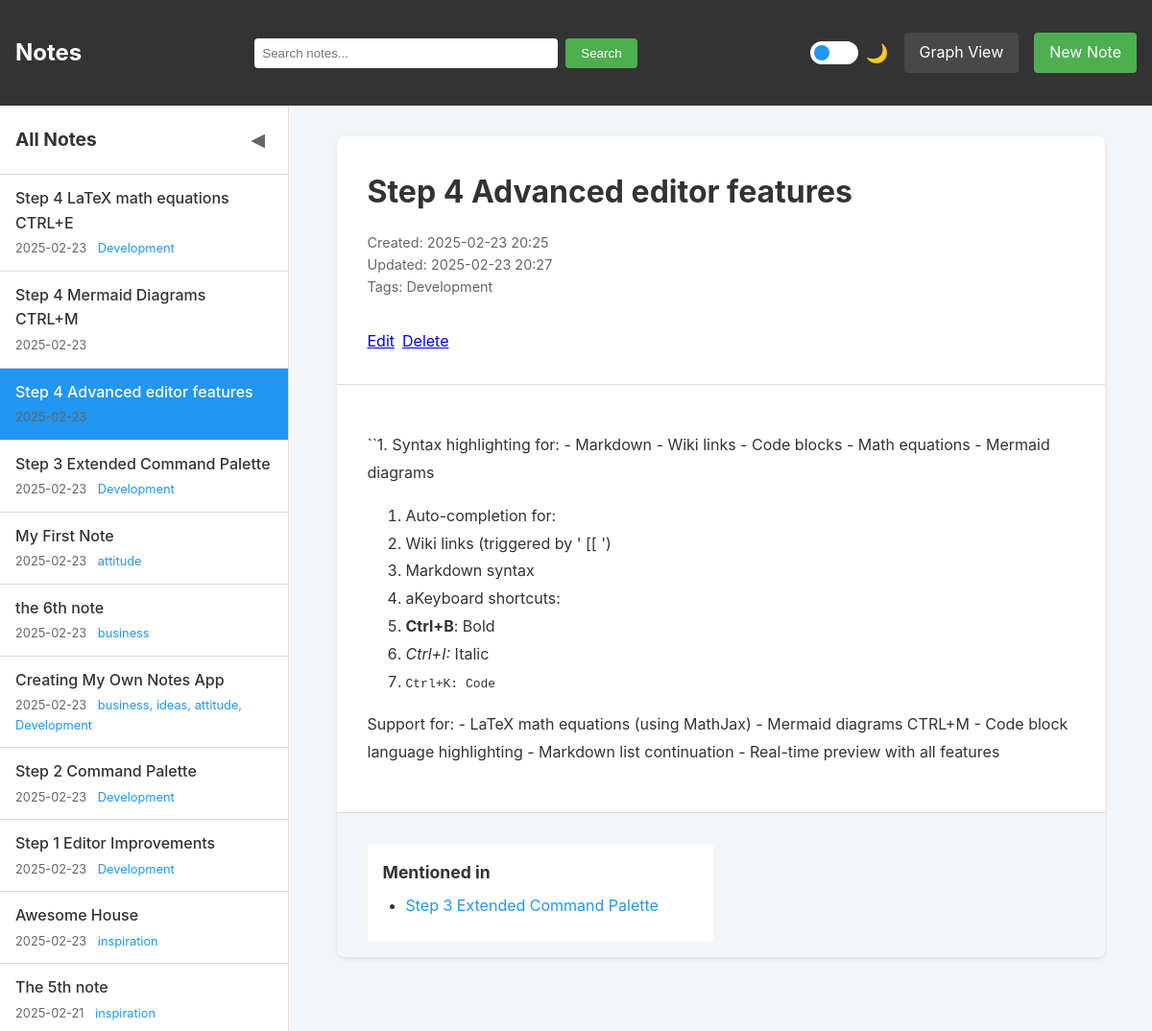
The page /note/10 on the database as committed earlier.
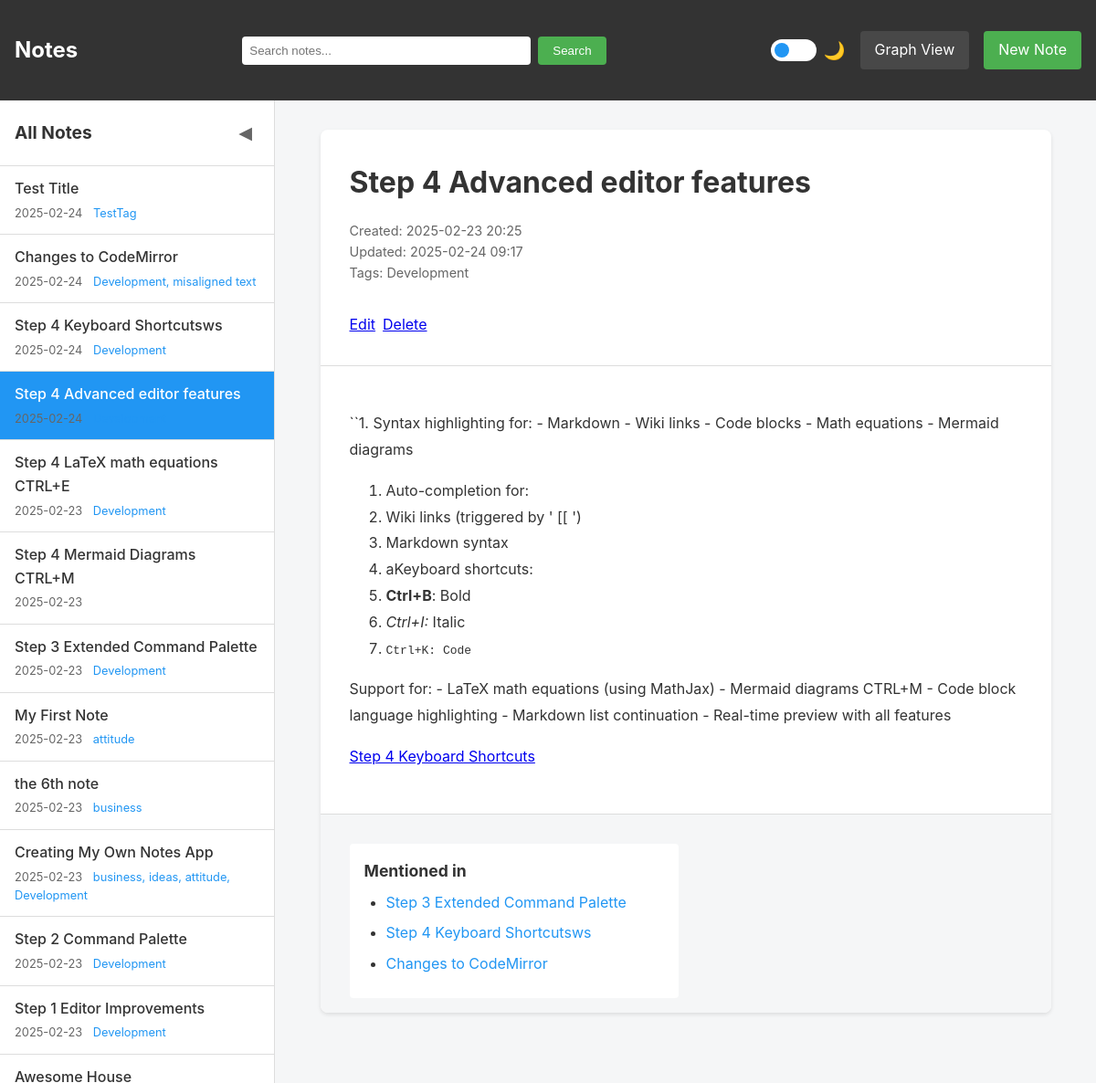
The same page on the database as committed later.
### main.py (models this page shows)
class Note(db.Model):
    id = db.Column(db.Integer, primary_key=True)
    title = db.Column(db.String(200), nullable=False, unique=True)  # Make title unique
    content = db.Column(db.Text, nullable=False)
    created_at = db.Column(db.DateTime, default=datetime.utcnow)
    updated_at = db.Column(db.DateTime, default=datetime.utcnow, onupdate=datetime.utcnow)
    tags = db.Column(db.String(200))  # Store tags as comma-separated strings
    attachments = db.relationship('FileAttachment', backref='note', lazy=True, cascade="all, delete-orphan")
    def get_linked_notes(self):
        pattern = r'\[\[([\w\s-]+)\]\]'
        matches = re.findall(pattern, self.content)
        return Note.query.filter(Note.title.in_(matches)).all()
    def get_backlinks(self):
        pattern = f'\\[\\[{self.title}\\]\\]'
        linking_notes = Note.query.filter(Note.content.op('REGEXP')(pattern)).all()
        return linking_notes

### main.py (the view)
@app.route('/note/<int:id>')
def view_note(id):
    note = Note.query.get_or_404(id)
    md = markdown.Markdown(extensions=[WikiLinkExtension(), 'fenced_code', 'tables'])
    html_content = md.convert(note.content)
    linked_notes = note.get_linked_notes()
    backlinks = note.get_backlinks()
    return render_template('view_note.html',
                         note=note,
                         html_content=html_content,
                         linked_notes=linked_notes,
                         backlinks=backlinks,
                         all_notes=get_all_notes(),
                         current_note=note)

### main.py (called while the page is built)
def get_all_notes():
    return Note.query.order_by(Note.updated_at.desc()).all()

def escapejs(val):
    return json.dumps(str(val))[1:-1]

    def handleMatch(self, m, data):
        title = m.group(1)
        note = Note.query.filter_by(title=title).first()
        el = etree.Element('a')
        if note:
            el.set('href', url_for('view_note', id=note.id))
            el.set('class', 'wiki-link')
        else:
            el.set('href', url_for('new_note', title=title))
            el.set('class', 'wiki-link missing')
        el.text = title
        return el, m.start(0), m.end(0)

    def extendMarkdown(self, md):
        WIKILINK_RE = r'\[\[([\w\s-]+)\]\]'
        wiki_link_pattern = WikiLinkProcessor(WIKILINK_RE, md)
        md.inlinePatterns.register(wiki_link_pattern, 'wikilink', 175)

### templates/view_note.html (shortened to what this page needs)
{% extends "base.html" %}
{% block content %}
<div class="note-view">
    <header class="note-header">
        <h1>{{ note.title }}</h1>
        <div class="metadata">
            Created: {{ note.created_at.strftime('%Y-%m-%d %H:%M') }}<br>
            Updated: {{ note.updated_at.strftime('%Y-%m-%d %H:%M') }}<br>
            {% if note.tags %}
            Tags: {{ note.tags }}
            {% endif %}
        </div>
        <div class="actions">
            <a href="{{ url_for('edit_note', id=note.id) }}" class="button">Edit</a>
            <a href="{{ url_for('delete_note', id=note.id) }}" class="button delete" onclick="return confirm('Are you sure?')">Delete</a>
        </div>
    </header>
    <div class="note-content">
        {{ html_content|safe }}
    </div>
    <div class="note-metadata">
        {% if linked_notes or backlinks %}
        <div class="references">
            {% if backlinks %}
            <div class="backlinks">
                <h3>Mentioned in</h3>
                <ul>
                    {% for backlink in backlinks %}
                    <li><a href="{{ url_for('view_note', id=backlink.id) }}">{{ backlink.title }}</a></li>
                    {% endfor %}
                </ul>
            </div>
            {% endif %}
        </div>
        {% endif %}
    </div>
</div>
{% endblock %}

### templates/base.html (shortened to what this page needs)
<!DOCTYPE html>
<html lang="en" data-theme="light">
<head>
    <link rel="stylesheet" href="{{ url_for('static', filename='style.css') }}">
</head>
<body>
    <nav>
        <h1><a href="{{ url_for('index') }}">Notes</a></h1>
        <form action="{{ url_for('search') }}" method="GET" class="search-form">
            <input type="text" name="q" placeholder="Search notes..." value="{{ request.args.get('q', '') }}">
            <button type="submit">Search</button>
        </form>
        <div class="nav-actions">
            <div class="theme-switch-wrapper">
                <label class="theme-switch">
                    <span class="slider round"></span>
                </label>
                <span class="theme-label">🌙</span>
            </div>
            <a href="{{ url_for('graph_view') }}" class="nav-btn">Graph View</a>
            <a href="{{ url_for('new_note') }}" class="new-note-btn">New Note</a>
        </div>
    </nav>
    <div class="app-container">
        <aside class="sidebar">
            <div class="sidebar-header">
                <h2>All Notes</h2>
                <button id="toggle-sidebar" class="toggle-sidebar" title="Toggle Sidebar">◀</button>
            </div>
            <div class="notes-list">
                {% for note in all_notes %}
                <a href="{{ url_for('view_note', id=note.id) }}"
                   class="note-link {% if current_note and current_note.id == note.id %}active{% endif %}">
                    <div class="note-link-title">{{ note.title }}</div>
                    <div class="note-link-meta">
                        {{ note.updated_at.strftime('%Y-%m-%d') }}
                        {% if note.tags %}
                        <span class="note-link-tags">{{ note.tags }}</span>
                        {% endif %}
                    </div>
                </a>
                {% endfor %}
            </div>
        </aside>
        <main class="main-content">
            {% block content %}
            {% endblock %}
        </main>
    </div>
</body>
</html>

Rows that differ between the two databases and show on the page:
no longer on this page (row unchanged): Note: title "Awesome House", updated_at "2025-02-23", tags "inspiration", shown under "All Notes"
no longer on this page (row unchanged): Note: title "The 5th note", updated_at "2025-02-21", tags "inspiration", shown under "All Notes"
added Note: title "Test Title", updated_at "2025-02-24", tags "TestTag", shown under "All Notes"
added Note: title "Changes to CodeMirror", updated_at "2025-02-24", tags "Development, misaligned text"
added Note: title "Step 4 Keyboard Shortcutsws", updated_at "2025-02-24", tags "Development"
changed Note "Step 4 Advanced editor features": updated_at "2025-02-23" → "2025-02-24"; updated_at "2025-02-23 20:27" → "2025-02-24 09:17"; moves up the list
Other text that changed with them:
{{ html_content|safe }}: "…preview with all features" → "…preview with all features Step 4 Keyboard Shortcuts"
